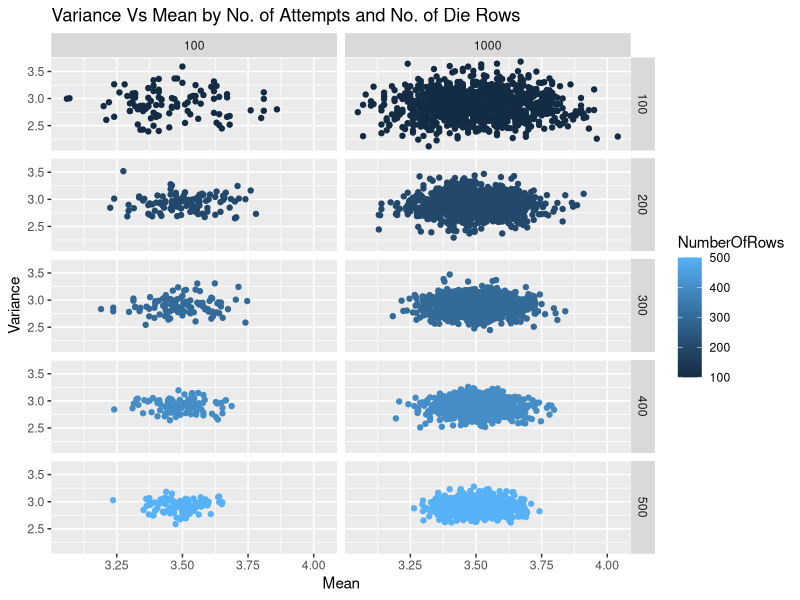

Generate this figure with R:
## ---- chunk 1
dieRow <- function(numOfRow) { 
  sample(c(1,2,3,4,5,6), numOfRow, replace = TRUE)
};
## ---- chunk 2
biasedVariance <- function(randomVariable) {
  sum((randomVariable - mean(randomVariable))^2) / length(randomVariable)
};
## ---- chunk 3
unbiasedVariance <- function(randomVariable) {
  sum((randomVariable - mean(randomVariable))^2) / (length(randomVariable) - 1)
};
## ---- chunk 4
run <- function(numOfAttempts, numOfRow, print = TRUE) {
  DATA <- data.frame(Mean = c(), Variance = c(), NumberOfRows = c(), NumberOfAttempts = c());
  
  for (m in numOfAttempts) {
    for (n in numOfRow) {
      
      sample_ <- matrix(dieRow(n * m), m);
      mean_ <- rowMeans(sample_);
      biasedVariance_ <- apply(sample_, 1, function(eachRow) { biasedVariance(eachRow) });
      data_ = cbind(mean_, biasedVariance_, n, m);
      DATA <- rbind(DATA, data_);
      
    }
  }
  
  colnames(DATA) <- c("Mean", "Variance", "NumberOfRows", "NumberOfAttempts");
  
  library(ggplot2)
  PLOT <- ggplot(DATA, aes(x = Mean, y = Variance, color = NumberOfRows), width = 1000);
  PLOT <- PLOT + geom_point() + facet_grid(NumberOfRows ~ NumberOfAttempts);
  PLOT <- PLOT + labs(title = "Variance Vs Mean by No. of Attempts and No. of Die Rows")
  
  if (print) {
    print(PLOT);  
  } else {
    str(DATA); 
  }
}
## ---- chunk 5
run(c(100, 1000), seq(from = 100, to = 500, by = 100));
